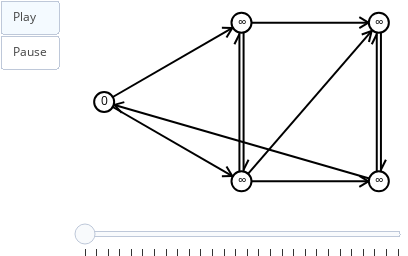

Source (notebook cell):
### Code cell
from math import inf, isinf

red = (255, 0, 0)
blue = (0, 0, 255)
green = (0,255,0)

frames = []
h = Heap(g)

for n in g.nodes():
    #define infinito para cada nó
    g.node[n]['d'] = inf
    
    #coloca n em h
    h.put(n)

#nó inicial
s = 0
g.node[s]['d'] = 0
h.fix(s)

sn.reset_node_colors(g)
sn.reset_edge_colors(g)
snapshot(g, frames)

#enquanto h não está vazia
while not h.empty():
    
    #retire nó com maior prioridade
    n = h.get()
    
    #para cada sucessor m de n
    for m in g.successors(n):
        
        g.node[n]['color'] = blue
        snapshot(g, frames)
        g.edge[n][m]['color'] = red
        snapshot(g, frames)
        sn.reset_edge_colors(g)
        
        d = g.node[n]['d'] + g.edge[n][m]['c'] 
        
        #se m.d > d
        if g.node[m]['d'] > d:
            
            g.node[m]['color'] = green
            snapshot(g, frames)
            
            g.node[m]['d'] = d
            
            sn.reset_node_colors(g)
            
            h.fix(m)
            
    sn.reset_node_colors(g)

sn.show_animation(frames)

### Figure 1 — Plotly figure (JSON) as saved in the notebook; plotly's stock layout.template omitted (floating-point values rounded to 4 significant figures)
{"data": [{"hoverinfo": "none", "line": {"color": "rgb(0, 0, 0)", "width": 2}, "mode": "lines", "x": [0, 0.5, null, 0.4664, 0.4454, null, 0.4664, 0.4286, null], "y": [0.5, 1, null, 0.9664, 0.9062, null, 0.9664, 0.9678, null]}, {"hoverinfo": "none", "line": {"color": "rgb(0, 0, 0)", "width": 2}, "mode": "lines", "x": [0, 0.5, null, 0.4664, 0.4286, null, 0.4664, 0.4454, null], "y": [0.5, 0, null, 0.03357, 0.03224, null, 0.03357, 0.09382, null]}, {"hoverinfo": "none", "line": {"color": "rgb(0, 0, 0)", "width": 2}, "mode": "lines", "x": [0.5, 1, null, 0.9621, 0.9289, null, 0.9621, 0.9289, null], "y": [1, 1, null, 1, 0.9653, null, 1, 1.035, null]}, {"hoverinfo": "none", "line": {"color": "rgb(0, 0, 0)", "width": 2}, "mode": "lines", "x": [0.5076, 0.5076, null, 0.5076, 0.5257, null], "y": [1, 0, null, 0.07246, 0.1361, null]}, {"hoverinfo": "none", "line": {"color": "rgb(0, 0, 0)", "width": 2}, "mode": "lines", "x": [1.008, 1.008, null, 1.008, 1.026, null], "y": [1, 0, null, 0.07246, 0.1361, null]}, {"hoverinfo": "none", "line": {"color": "rgb(0, 0, 0)", "width": 2}, "mode": "lines", "x": [0.4924, 0.4924, null, 0.4924, 0.4743, null], "y": [0, 1, null, 0.9275, 0.8639, null]}, {"hoverinfo": "none", "line": {"color": "rgb(0, 0, 0)", "width": 2}, "mode": "lines", "x": [0.5, 1, null, 0.9738, 0.964, null, 0.9738, 0.9377, null], "y": [0, 1, null, 0.9476, 0.8777, null, 0.9476, 0.9257, null]}, {"hoverinfo": "none", "line": {"color": "rgb(0, 0, 0)", "width": 2}, "mode": "lines", "x": [0.5, 1, null, 0.9621, 0.9289, null, 0.9621, 0.9289, null], "y": [0, 0, null, 0, -0.03474, null, 0, 0.03474, null]}, {"hoverinfo": "none", "line": {"color": "rgb(0, 0, 0)", "width": 2}, "mode": "lines", "x": [1, 0, null, 0.03665, 0.0734, null, 0.03665, 0.06422, null], "y": [0, 0.5, null, 0.4817, 0.4992, null, 0.4817, 0.432, null]}, {"hoverinfo": "none", "line": {"color": "rgb(0, 0, 0)", "width": 2}, "mode": "lines", "x": [0.9924, 0.9924, null, 0.9924, 0.9743, null], "y": [0, 1, null, 0.9275, 0.8639, null]}, {"hoverinfo": "none", "marker": {"color": "rgb(255, 255, 255)", "line": {"color": "rgb(0, 0, 0)", "width": 2}, "size": 20}, "mode": "markers+text", "text": ["0"], "textfont": {"color": "rgb(0, 0, 0)"}, "textposition": "middle center", "x": [0], "y": [0.5]}, {"hoverinfo": "none", "marker": {"color": "rgb(255, 255, 255)", "line": {"color": "rgb(0, 0, 0)", "width": 2}, "size": 20}, "mode": "markers+text", "text": ["∞"], "textfont": {"color": "rgb(0, 0, 0)"}, "textposition": "middle center", "x": [0.5], "y": [1]}, {"hoverinfo": "none", "marker": {"color": "rgb(255, 255, 255)", "line": {"color": "rgb(0, 0, 0)", "width": 2}, "size": 20}, "mode": "markers+text", "text": ["∞"], "textfont": {"color": "rgb(0, 0, 0)"}, "textposition": "middle center", "x": [1], "y": [1]}, {"hoverinfo": "none", "marker": {"color": "rgb(255, 255, 255)", "line": {"color": "rgb(0, 0, 0)", "width": 2}, "size": 20}, "mode": "markers+text", "text": ["∞"], "textfont": {"color": "rgb(0, 0, 0)"}, "textposition": "middle center", "x": [0.5], "y": [0]}, {"hoverinfo": "none", "marker": {"color": "rgb(255, 255, 255)", "line": {"color": "rgb(0, 0, 0)", "width": 2}, "size": 20}, "mode": "markers+text", "text": ["∞"], "textfont": {"color": "rgb(0, 0, 0)"}, "textposition": "middle center", "x": [1], "y": [0]}], "layout": {"height": 256, "margin": {"b": 0, "l": 0, "r": 0, "t": 0}, "showlegend": false, "sliders": [{"currentvalue": {"visible": false}, "steps": [{"args": [[0], {"frame": {"redraw": false}, "mode": "immediate"}], "label": "", "method": "animate"}, {"args": [[1], {"frame": {"redraw": false}, "mode": "immediate"}], "label": "", "method": "animate"}, {"args": [[2], {"frame": {"redraw": false}, "mode": "immediate"}], "label": "", "method": "animate"}, {"args": [[3], {"frame": {"redraw": false}, "mode": "immediate"}], "label": "", "method": "animate"}, {"args": [[4], {"frame": {"redraw": false}, "mode": "immediate"}], "label": "", "method": "animate"}, {"args": [[5], {"frame": {"redraw": false}, "mode": "immediate"}], "label": "", "method": "animate"}, {"args": [[6], {"frame": {"redraw": false}, "mode": "immediate"}], "label": "", "method": "animate"}, {"args": [[7], {"frame": {"redraw": false}, "mode": "immediate"}], "label": "", "method": "animate"}, {"args": [[8], {"frame": {"redraw": false}, "mode": "immediate"}], "label": "", "method": "animate"}, {"args": [[9], {"frame": {"redraw": false}, "mode": "immediate"}], "label": "", "method": "animate"}, {"args": [[10], {"frame": {"redraw": false}, "mode": "immediate"}], "label": "", "method": "animate"}, {"args": [[11], {"frame": {"redraw": false}, "mode": "immediate"}], "label": "", "method": "animate"}, {"args": [[12], {"frame": {"redraw": false}, "mode": "immediate"}], "label": "", "method": "animate"}, {"args": [[13], {"frame": {"redraw": false}, "mode": "immediate"}], "label": "", "method": "animate"}, {"args": [[14], {"frame": {"redraw": false}, "mode": "immediate"}], "label": "", "method": "animate"}, {"args": [[15], {"frame": {"redraw": false}, "mode": "immediate"}], "label": "", "method": "animate"}, {"args": [[16], {"frame": {"redraw": false}, "mode": "immediate"}], "label": "", "method": "animate"}, {"args": [[17], {"frame": {"redraw": false}, "mode": "immediate"}], "label": "", "method": "animate"}, {"args": [[18], {"frame": {"redraw": false}, "mode": "immediate"}], "label": "", "method": "animate"}, {"args": [[19], {"frame": {"redraw": false}, "mode": "immediate"}], "label": "", "method": "animate"}, {"args": [[20], {"frame": {"redraw": false}, "mode": "immediate"}], "label": "", "method": "animate"}, {"args": [[21], {"frame": {"redraw": false}, "mode": "immediate"}], "label": "", "method": "animate"}, {"args": [[22], {"frame": {"redraw": false}, "mode": "immediate"}], "label": "", "method": "animate"}, {"args": [[23], {"frame": {"redraw": false}, "mode": "immediate"}], "label": "", "method": "animate"}, {"args": [[24], {"frame": {"redraw": false}, "mode": "immediate"}], "label": "", "method": "animate"}, {"args": [[25], {"frame": {"redraw": false}, "mode": "immediate"}], "label": "", "method": "animate"}, {"args": [[26], {"frame": {"redraw": false}, "mode": "immediate"}], "label": "", "method": "animate"}, {"args": [[27], {"frame": {"redraw": false}, "mode": "immediate"}], "label": "", "method": "animate"}]}], "updatemenus": [{"buttons": [{"args": [null, {"frame": {"redraw": false}, "fromcurrent": true}], "label": "Play", "method": "animate"}, {"args": [[null], {"frame": {"redraw": false}, "mode": "immediate"}], "label": "Pause", "method": "animate"}], "showactive": true, "type": "buttons"}], "width": 408, "xaxis": {"showgrid": false, "showticklabels": false, "zeroline": false}, "yaxis": {"showgrid": false, "showticklabels": false, "zeroline": false}}}
